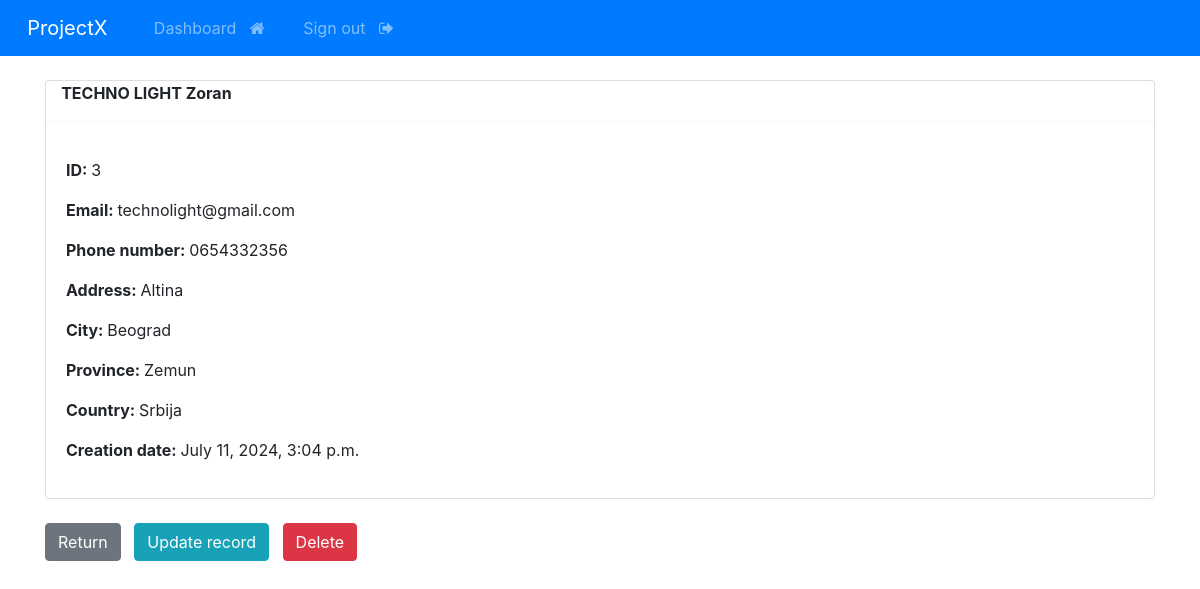
Screenshot of /record/3 (signed in) with the database file from the repository.
### webapp/models.py (models this page shows, shortened)
class Record(models.Model):
    creation_date = models.DateTimeField(auto_now_add=True)
    first_name = models.CharField(max_length=100)
    last_name = models.CharField(max_length=100)
    email = models.CharField(max_length=255)
    phone = models.CharField(max_length=20)
    address = models.CharField(max_length=300)
    city = models.CharField(max_length=255)
    province = models.CharField(max_length=200)
    country = models.CharField(max_length=125)

### webapp/views.py (the view)
# urls.py: path('record/<int:pk>', views.view_record, name="record"),
@login_required(login_url='my-login')
def view_record(request, pk):
    all_records = Record.objects.get(id=pk)
    return render(request, 'webapp/view-record.html', {'record':all_records})

### webapp/templates/webapp/view-record.html (shortened to what this page needs)
{% extends 'webapp/base.html' %}
{% load crispy_forms_tags %}
{% block content %}
<body>
    <div class="card">
        <strong>
            {{record.last_name|upper}}
            {{record.first_name}}
        </strong>
	<hr>
        <div class="card-body">
            <p><strong> ID: </strong> {{record.id}}</p>
            <p><strong> Email: </strong> {{record.email}}</p>
            <p><strong> Phone number: </strong> {{record.phone}}</p>
            <p><strong> Address: </strong> {{record.address}}</p>
            <p><strong> City: </strong> {{record.city}}</p>
            <p><strong> Province: </strong> {{record.province}}</p>
            <p><strong> Country: </strong> {{record.country}}</p>
            <p><strong> Creation date: </strong> {{record.creation_date}}</p>
        </div>
    </div>
    <br>
    <a href="{% url 'dashboard' %}" class="btn btn-secondary"> Return </a>
    <a href="{% url 'update-record' record.id %}" class="btn btn-info"> Update record</a>
    <a href="{% url 'delete-record' record.id %}" class="btn btn-danger"> Delete </a>
</body>
{% endblock %}

### rows the page displays
Record: last_name "TECHNO LIGHT", first_name "Zoran", id "3", email "technolight@gmail.com", phone "0654332356", address "Altina", city "Beograd", province "Zemun", country "Srbija", creation_date "July 11, 2024, 3:04 p.m."
